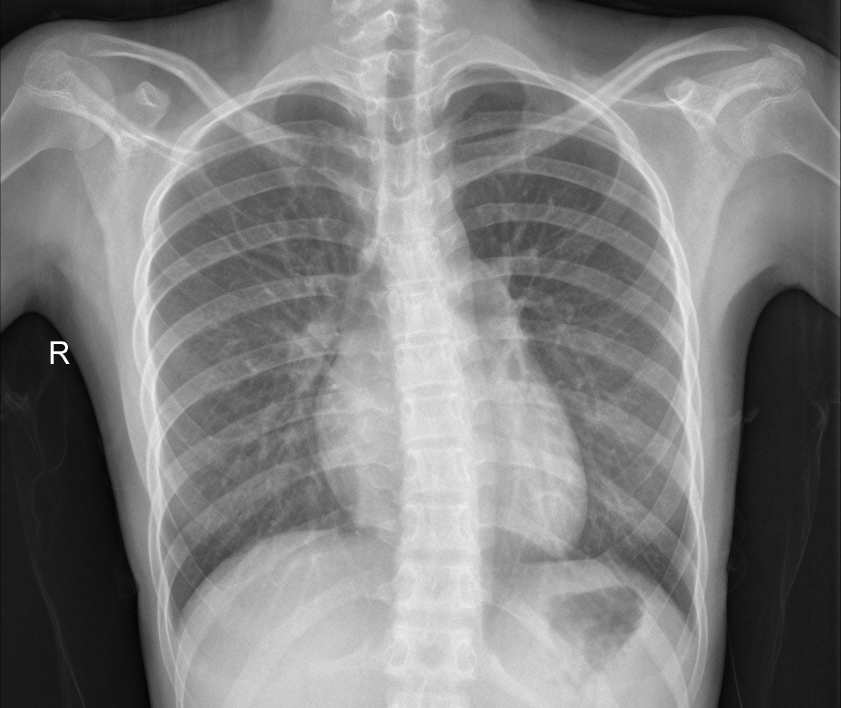
#> input picture IM-0028-0001.jpeg, 2522 x 2124 px, found by its file name (shown at 1/3 size)
$ python main2.py
#> lines starting #> are read from the running program, lines starting #| are printed output that depends on the picture
import cv2
import matplotlib.pyplot as plt
import numpy as np

np.random.seed(47)

img = cv2.imread("/home/hieuld/Documents/CNN/IM-0028-0001.jpeg")
#> img is the input picture: shape (2124, 2522, 3); min 0, max 255, mean 127.7
img = cv2.resize(img, (200, 200))
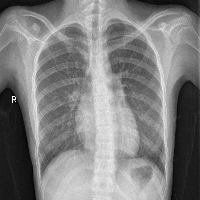
#> img: shape (200, 200, 3); min 4, max 255, mean 127.7
img_gray = cv2.cvtColor(img, cv2.COLOR_BGR2GRAY)/255
#> ``:
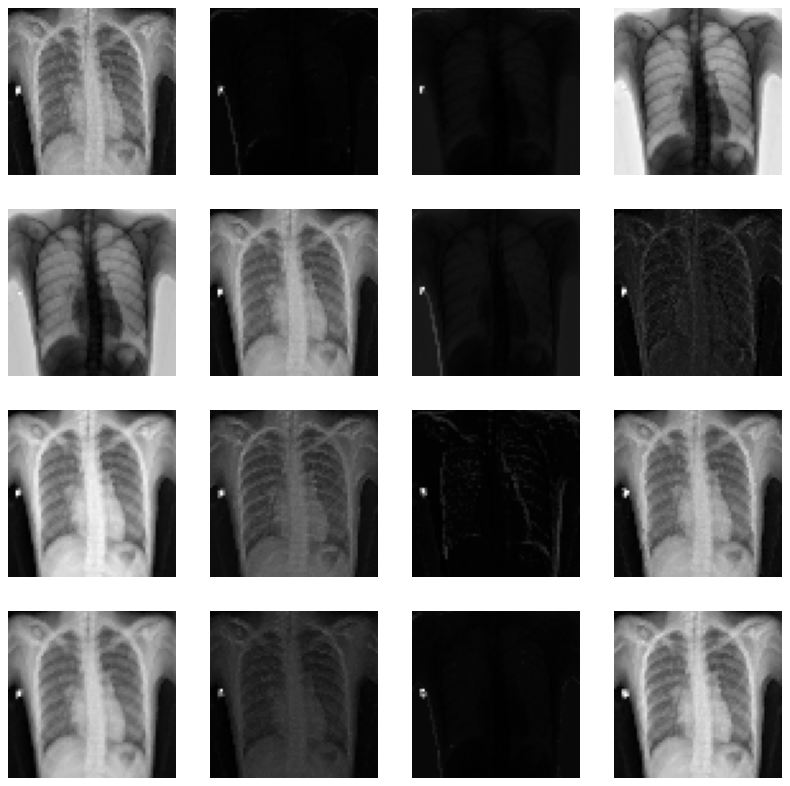
#> figure drawn by matplotlib, 16 panels
# print(img.shape)


def main():
    # class bat dau bang chu in, khong co doi so
    class Conv2d:
        # ham khoi tao
        def __init__(self, input, numOfKernel=8, kernelSize=3, padding=0, stride=1):
            self.input = np.pad(input, ((padding, padding), (padding, padding)), "constant")
            self.stride = stride
            self.kernel = np.random.randn(numOfKernel, kernelSize, kernelSize)
            # print(self.kernel)

            self.results = np.zeros((int((self.input.shape[0] - self.kernel.shape[1]) / self.stride) + 1,
                                    int((self.input.shape[1] - self.kernel.shape[2]) / self.stride) + 1,
                                    self.kernel.shape[0]))

        def getROI(self):  # Lay vung du lieu quan tam
            for row in range((int((self.input.shape[0] - self.kernel.shape[1]) / self.stride)) + 1):
                for col in range((int((self.input.shape[1] - self.kernel.shape[2]) / self.stride))+ 1):
                    roi = self.input[row * self.stride : row * self.stride + self.kernel.shape[1],
                                    col * self.stride : col * self.stride + self.kernel.shape[2],]
                    yield row, col, roi
                    # return toi la dung khong lien tuc duoc => yield

        def operate(self):
            for layer in range(self.kernel.shape[0]):
                for row, col, roi in self.getROI():
                    self.results[row, col, layer] = np.sum(roi * self.kernel[layer, :, :])

            return self.results

            # [6 lines of commented-out code are left out]

    class ReLu:
        def __init__(self, input):
            self.input = input
            self.result = np.zeros((self.input.shape[0],
                                    self.input.shape[1],
                                    self.input.shape[2]))

        def operate(self):
            for layer in range(self.input.shape[2]):
                for row in range(self.input.shape[0]):
                    for col in range(self.input.shape[1]):
                        self.result[row, col, layer] = 0 if self.input[row, col, layer] < 0 else self.input[row, col,layer]
            return self.result


    class LeakyReLu:
        def __init__(self, input):
            self.input = input
            self.result = np.zeros((self.input.shape[0],
                                    self.input.shape[1],
                                    self.input.shape[2]))

        def operate(self):
            for layer in range(self.input.shape[2]):
                for row in range(self.input.shape[0]):
                    for col in range(self.input.shape[1]):
                        self.result[row, col, layer] = 0.1 * self.input[row, col,layer] if self.input[row, col,layer] < 0 else self.input[row, col,layer]
            return self.result

    class MaxPooling:
        def __init__(self, input, poolingSize=2):
            self.input = input
            self.poolingSize = poolingSize
            self.result = np.zeros((int(self.input.shape[0]/self.poolingSize),
                                    int(self.input.shape[1]/self.poolingSize),
                                    self.input.shape[2]))

        def operate(self):
            for layer in range(self.input.shape[2]):
                for row in range(int(self.input.shape[0]/self.poolingSize)):
                    for col in range(int(self.input.shape[1]/self.poolingSize)):
                        self.result[row,col,layer] = np.max(self.input[row*self.poolingSize:row*self.poolingSize+self.poolingSize,
                                                                col*self.poolingSize:col*self.poolingSize+self.poolingSize,
                                                                layer])
            return self.result


    img_gray_conv2d = Conv2d(img_gray, 16, 3, padding = 0, stride=1).operate()
    img_gray_conv2d_relu = ReLu(img_gray_conv2d).operate()
    img_gray_conv2d_leakyrelu = LeakyReLu(img_gray_conv2d).operate()
    img_gray_conv2d_leakyrelu_maxpooling = MaxPooling(img_gray_conv2d_leakyrelu, 3).operate()
    fig = plt.figure(figsize=(10,10))
    for i in range(16):
        plt.subplot(4,4, i + 1)
        plt.imshow(img_gray_conv2d_leakyrelu_maxpooling[:,:, i], cmap='gray')
        plt.axis('off')
    plt.savefig('img_gray_conv2d_leakyrelu_maxpooling.jpg')
    plt.show()


    # [11 lines of commented-out code are left out]


if __name__ == "__main__":
    main()
